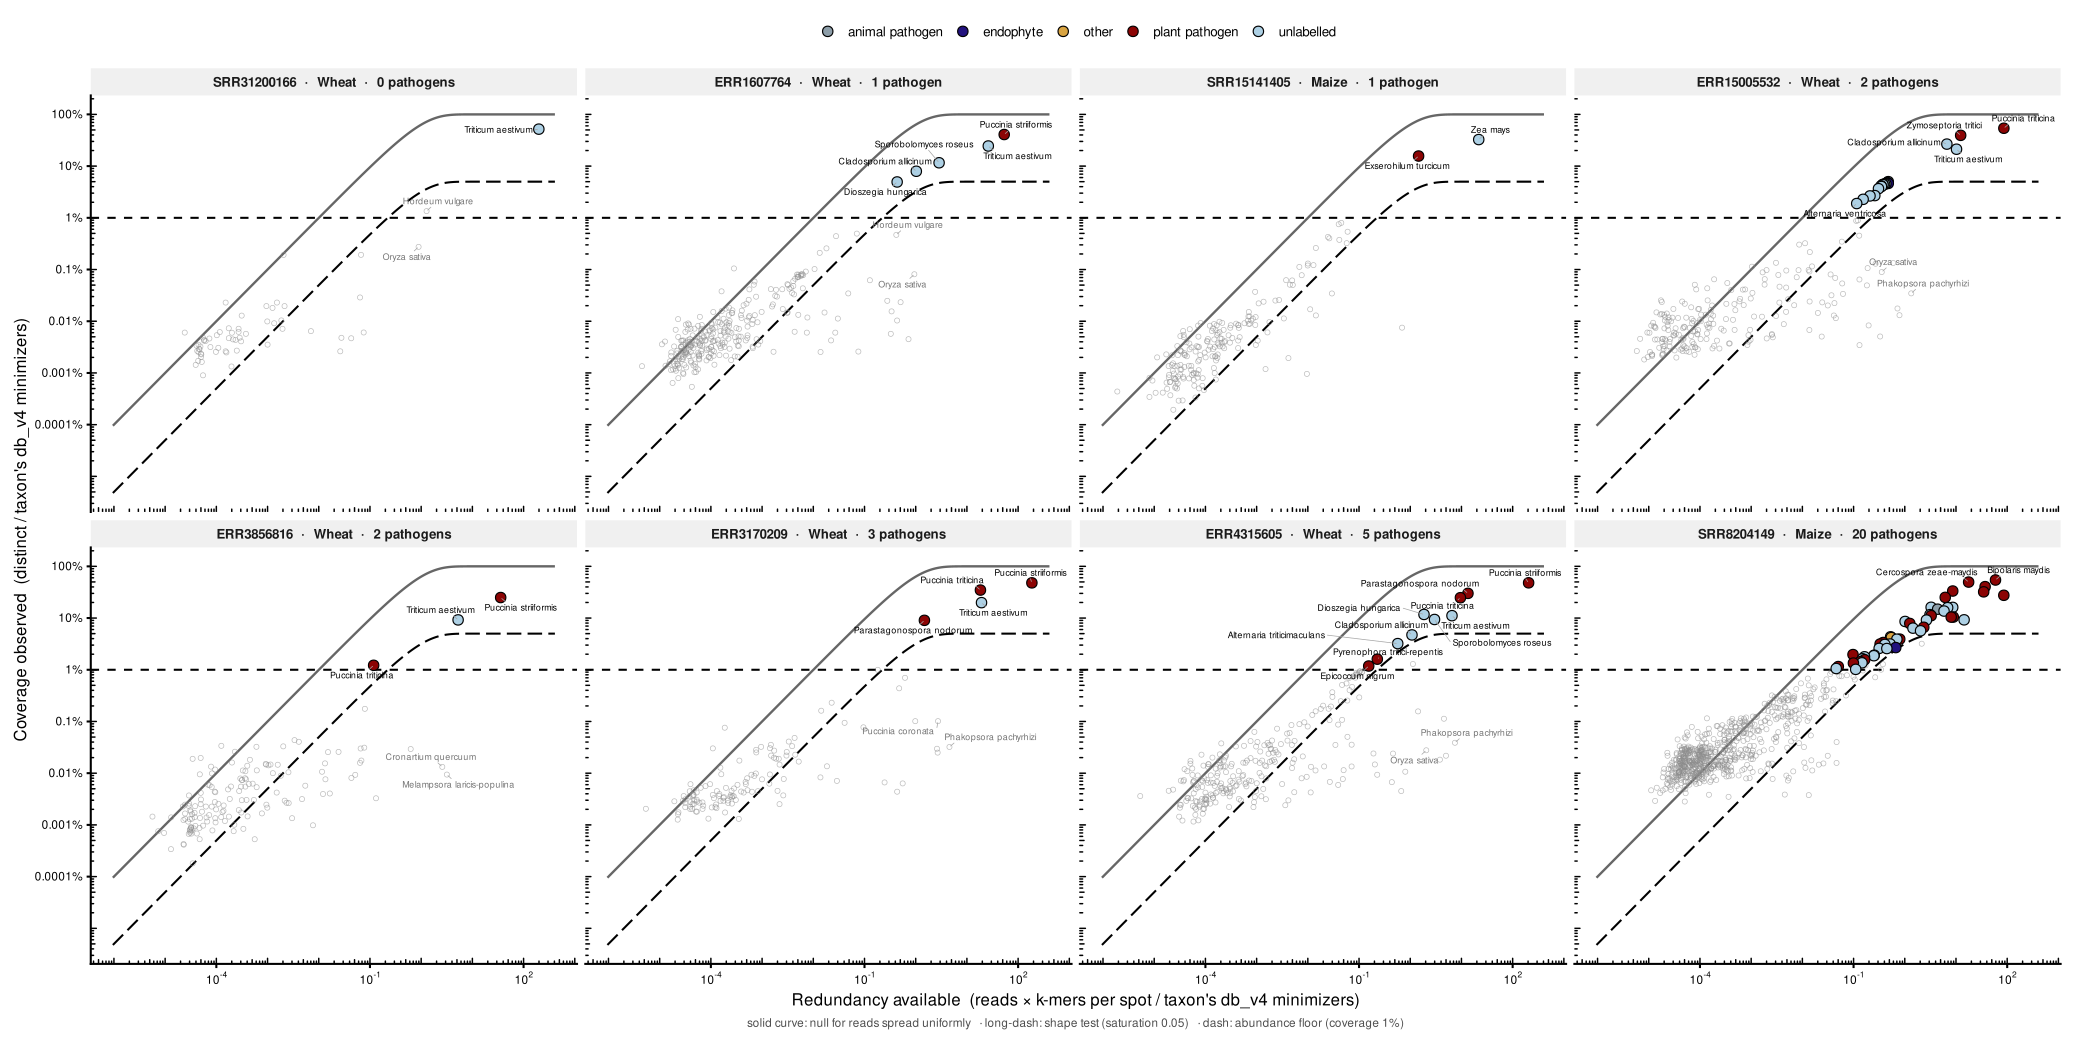

R code for this plot:
#!/usr/bin/env Rscript
# detect_runs.R — the detection decision, one sample per panel.
#
# Same axes as saturation_cloud.R and for the same reason: normalising both by the taxon's own
# db_v4 minimizer total makes y = 1-exp(-x) a single null curve for every taxon, so a 2.9 Mb
# Colletotrichum and 33 Mb wheat are comparable on one panel. What is added here is the CALL.
#
# Points are filled by guild when 05_detect accepted them and left hollow grey when it did not,
# so "which of this sample's organisms are real" is a question about the coloured points only.
#
#   Rscript 02_classify/report/figures/detect_runs.R

suppressPackageStartupMessages({ library(ggplot2); library(scales) })

HERE <- "02_classify/report/figures"
d <- read.delim(file.path(HERE, "detect_runs.tsv"), stringsAsFactors = FALSE)
d <- d[is.finite(d$redundancy) & is.finite(d$coverage) & d$coverage > 0, ]
d$panel <- factor(d$panel, levels = unique(d$panel[order(d$panel_order)]))

COV_FLOOR <- 0.01
SAT_FLOOR <- 0.05
GUILD <- c("plant pathogen" = "#8c0404", "endophyte" = "#22127e",
           "saprotroph" = "#45896A", "animal pathogen" = "#8D9EA9",
           "other" = "#D9A441", "unlabelled" = "#add0e4")

xs <- 10^seq(log10(min(d$redundancy)) - 0.3, log10(max(d$redundancy)) + 0.3,
             length.out = 500)
null  <- data.frame(x = xs, y = 1 - exp(-pmin(700, xs)))
# The shape test as a boundary in these coordinates: a scaled copy of the null.
shape <- data.frame(x = xs, y = SAT_FLOOR * (1 - exp(-pmin(700, xs))))

d$state <- ifelse(d$call == "yes", "called", "rejected")
called <- d[d$call == "yes", ]
# Label the calls, plus anything rejected despite a large read count -- those are the
# decisions a reader is most likely to want to check.
loud <- d[d$call == "no" & d$reads >= 20000, ]
loud <- do.call(rbind, lapply(split(loud, loud$run),
                              function(x) head(x[order(-x$reads), ], 2)))
lab <- rbind(called, loud)

p <- ggplot(d, aes(redundancy, coverage)) +
  geom_line(data = null, aes(x, y), inherit.aes = FALSE,
            colour = "grey40", linewidth = 0.8) +
  geom_line(data = shape, aes(x, y), inherit.aes = FALSE,
            colour = "black", linewidth = 0.7, linetype = "longdash") +
  geom_hline(yintercept = COV_FLOOR, linetype = "dashed",
             linewidth = 0.7, colour = "black") +
  geom_point(data = d[d$call == "no", ], shape = 21, size = 1.5, stroke = 0.35,
             colour = "grey55", fill = NA, alpha = 0.6) +
  geom_point(data = called, aes(fill = guild), shape = 21, size = 3.1,
             stroke = 0.6, colour = "black") +
  ggrepel::geom_text_repel(data = lab, aes(label = species, colour = state),
                           size = 2.25, seed = 1, max.overlaps = 11,
                           min.segment.length = 0, segment.size = 0.25,
                           segment.colour = "grey65", show.legend = FALSE) +
  facet_wrap(~ panel, ncol = 4) +
  scale_fill_manual(values = GUILD, name = NULL, drop = FALSE) +
  scale_colour_manual(values = c(called = "black", rejected = "grey45"), guide = "none") +
  scale_x_log10(labels = trans_format("log10", math_format(10^.x))) +
  scale_y_log10(breaks = 10^(-6:0),
                labels = c("0.0001%", "0.001%", "0.01%", "0.1%", "1%", "10%", "100%")) +
  annotation_logticks(sides = "bl", size = 0.3, short = unit(2, "pt"),
                      mid = unit(3, "pt"), long = unit(4, "pt")) +
  labs(x = "Redundancy available  (reads × k-mers per spot / taxon's db_v4 minimizers)",
       y = "Coverage observed  (distinct / taxon's db_v4 minimizers)",
       caption = paste("solid curve: null for reads spread uniformly   ·",
                       "long-dash: shape test (saturation 0.05)   ·",
                       "dash: abundance floor (coverage 1%)")) +
  theme_classic(base_size = 12) +
  theme(panel.background = element_rect(fill = "white", colour = NA),
        plot.background  = element_rect(fill = "white", colour = NA),
        panel.grid       = element_blank(),
        axis.line        = element_line(colour = "black", linewidth = 0.7),
        axis.ticks       = element_line(colour = "black", linewidth = 0.7),
        axis.text        = element_text(colour = "black", size = 8.5),
        strip.background = element_rect(fill = "grey94", colour = NA),
        strip.text       = element_text(face = "bold", size = 9.5),
        legend.position  = "top",
        plot.caption     = element_text(size = 8.5, colour = "grey30", hjust = 0.5),
        plot.margin      = margin(8, 14, 6, 10))

n <- length(unique(d$panel)); ncol <- min(4, n); nrow <- ceiling(n / ncol)
ragg::agg_png(file.path(HERE, "detect_runs.png"),
              width = 1200 * ncol, height = 1080 * nrow + 230, res = 225,
              background = "white")
print(p); invisible(dev.off())
cairo_pdf(file.path(HERE, "detect_runs.pdf"),
          width = 5.2 * ncol, height = 4.7 * nrow + 1)
print(p); invisible(dev.off())
cat("wrote detect_runs.{png,pdf} for", n, "runs\n")
